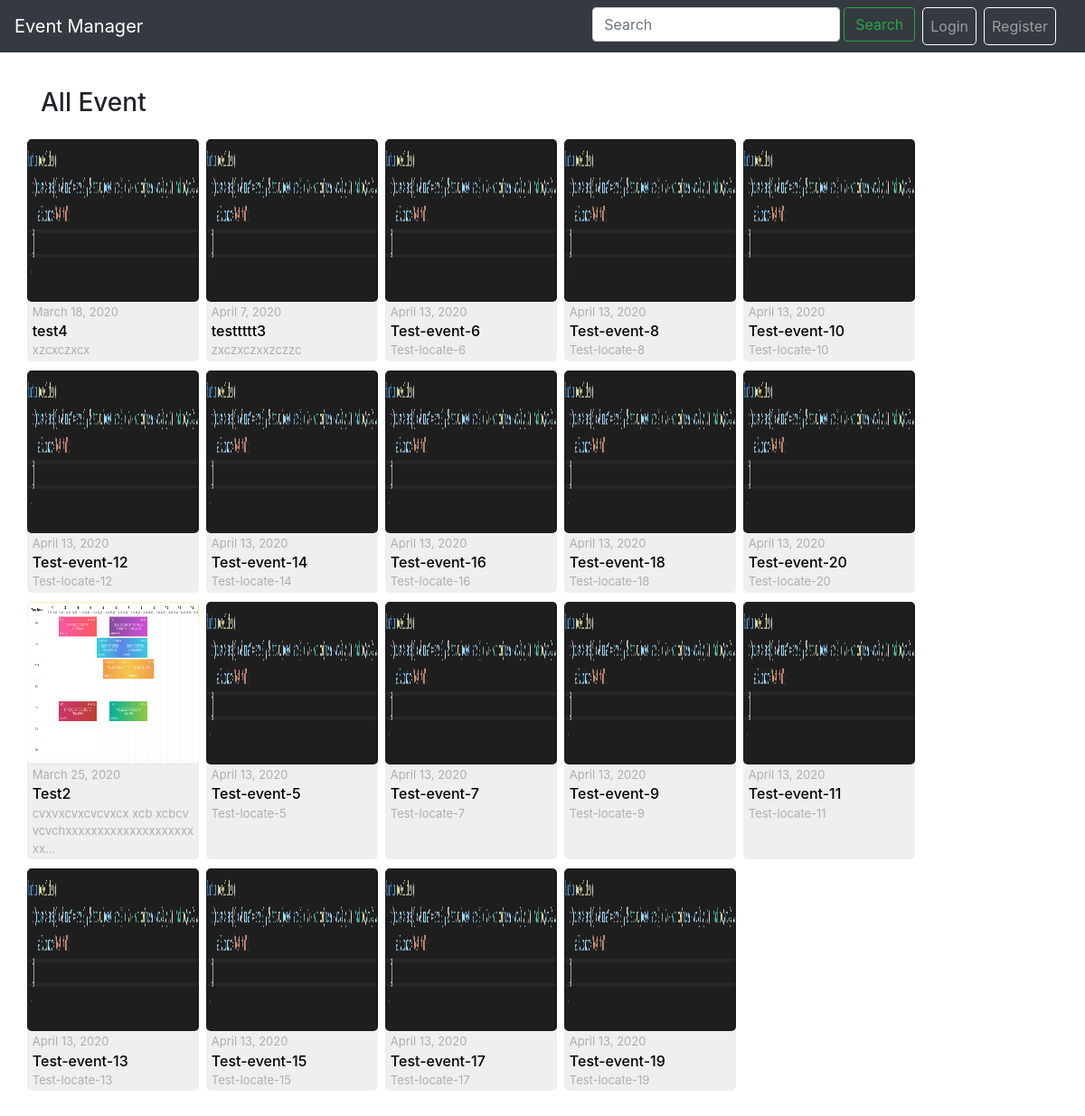
The page /event/ on the database as committed earlier.
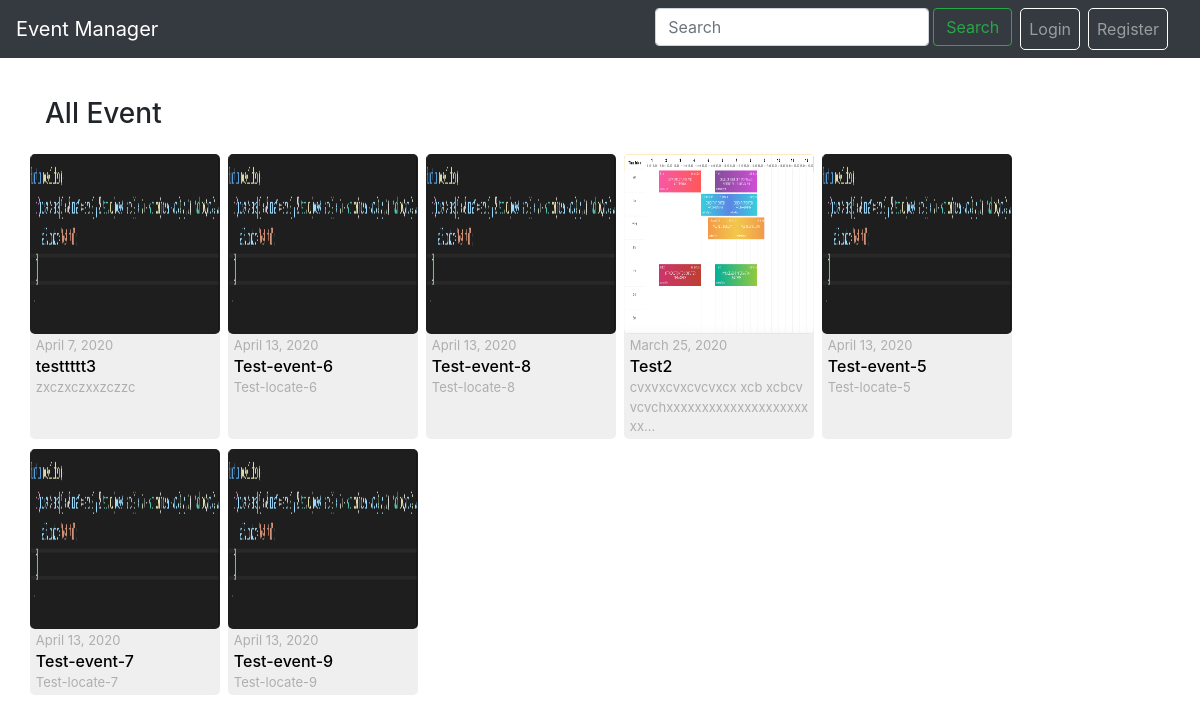
The same page on the database as committed later.
### event/models.py (models this page shows)
class Event(models.Model):
    event_name = models.CharField(max_length=255)
    description = models.TextField(null=True)
    event_date = models.DateField()
    event_time = models.TimeField()
    location = models.TextField()
    ticket_price = models.IntegerField()
    ticket_amount = models.IntegerField()
    picture = models.ImageField(upload_to='photos/', null=True)
    is_popular = models.BooleanField()
    category = models.ForeignKey(Category, on_delete=models.CASCADE)
    users = models.ManyToManyField(User, through='event.Ticket')

### event/views.py (the view)
# urls.py: path('event/', views.query_event, name='event'),
def query_event(request):
    search =  request.GET.get('search')
    category =  request.GET.get('category')
    lookup = (Q())
    header = "All Event"
    if search:
        lookup = (Q(event_name__icontains = search))
        header = "Search for " + search
    elif category:
        lookup = (Q(category__id = category))
        header = "Category " + category
    events = Event.objects.filter(
        event_date__gte = date.today(), ticket_amount__gt = 0).filter(lookup).order_by('-is_popular','event_date','event_time')
    for e in events:
        e.location = e.location if len(e.location) < 60 else e.location[0:55]+"..."
    context = {
        'events':events,
        'header':header
    }
    return render(request, template_name='event.html', context=context)

### event/templates/event.html (shortened to what this page needs)
{% extends "base.html" %}
{% block content %}
<div class="row head">
    <div class="col-12">
        <h3>{{ header }}</h3>
    </div>
</div>
<div class="row">
    {% for e in events %}
    <a class="col-sm-2 mr-2 event" href="{% url 'detail' event_id=e.id %}">
        <div>
            <img src="/media/{{ e.picture }}">
            <p>{{ e.event_date }}</p>
            <h6>{{e.event_name}}</h6>
            <p>{{ e.location }}</p>
        </div>
    </a>
    {% endfor %}
</div>
{% endblock %}

Rows that differ between the two databases and show on the page:
no longer on this page (row edited): Event: picture (picture), event_date "March 18, 2020", event_name "test4", location "xzcxczxcx"
removed Event: picture (picture), event_date "April 13, 2020", event_name "Test-event-10", location "Test-locate-10"
removed Event: picture (picture), event_date "April 13, 2020", event_name "Test-event-12", location "Test-locate-12"
removed Event: picture (picture), event_date "April 13, 2020", event_name "Test-event-14", location "Test-locate-14"
removed Event: picture (picture), event_date "April 13, 2020", event_name "Test-event-16", location "Test-locate-16"
removed Event: picture (picture), event_date "April 13, 2020", event_name "Test-event-18", location "Test-locate-18"
removed Event: picture (picture), event_date "April 13, 2020", event_name "Test-event-20", location "Test-locate-20"
removed Event: picture (picture), event_date "April 13, 2020", event_name "Test-event-11", location "Test-locate-11"
removed Event: picture (picture), event_date "April 13, 2020", event_name "Test-event-13", location "Test-locate-13"
removed Event: picture (picture), event_date "April 13, 2020", event_name "Test-event-15", location "Test-locate-15"
removed Event: picture (picture), event_date "April 13, 2020", event_name "Test-event-17", location "Test-locate-17"
removed Event: picture (picture), event_date "April 13, 2020", event_name "Test-event-19", location "Test-locate-19"
